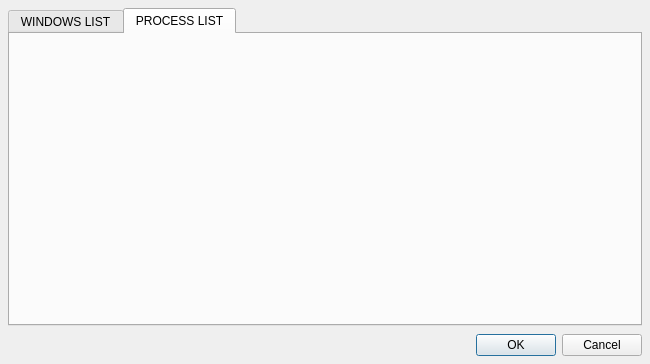
<?xml version="1.0" encoding="UTF-8"?>
<ui version="4.0">
 <class>TZeus_form</class>
 <widget class="QDialog" name="TZeus_form">
  <property name="geometry">
   <rect>
    <x>0</x>
    <y>0</y>
    <width>650</width>
    <height>364</height>
   </rect>
  </property>
  <property name="windowTitle">
   <string>Zeus</string>
  </property>
  <layout class="QVBoxLayout" name="verticalLayout">
   <property name="spacing">
    <number>8</number>
   </property>
   <property name="leftMargin">
    <number>8</number>
   </property>
   <property name="topMargin">
    <number>8</number>
   </property>
   <property name="rightMargin">
    <number>8</number>
   </property>
   <property name="bottomMargin">
    <number>8</number>
   </property>
   <item>
    <widget class="QTabWidget" name="tabWidget">
     <property name="tabShape">
      <enum>QTabWidget::Rounded</enum>
     </property>
     <property name="currentIndex">
      <number>1</number>
     </property>
     <widget class="QWidget" name="tab">
      <attribute name="title">
       <string>WINDOWS LIST</string>
      </attribute>
      <layout class="QVBoxLayout" name="verticalLayout_2">
       <property name="spacing">
        <number>4</number>
       </property>
       <property name="leftMargin">
        <number>8</number>
       </property>
       <property name="topMargin">
        <number>8</number>
       </property>
       <property name="rightMargin">
        <number>8</number>
       </property>
       <property name="bottomMargin">
        <number>8</number>
       </property>
       <item>
        <layout class="QHBoxLayout" name="horizontalLayout">
         <item>
          <widget class="QTableView" name="tableView"/>
         </item>
         <item>
          <widget class="QGraphicsView" name="graphicsView"/>
         </item>
        </layout>
       </item>
       <item>
        <layout class="QHBoxLayout" name="horizontalLayout_2">
         <property name="spacing">
          <number>4</number>
         </property>
         <property name="leftMargin">
          <number>0</number>
         </property>
         <property name="topMargin">
          <number>0</number>
         </property>
         <property name="rightMargin">
          <number>0</number>
         </property>
         <property name="bottomMargin">
          <number>0</number>
         </property>
         <item>
          <widget class="QToolButton" name="toolButton">
           <property name="minimumSize">
            <size>
             <width>24</width>
             <height>24</height>
            </size>
           </property>
           <property name="text">
            <string>...</string>
           </property>
          </widget>
         </item>
         <item>
          <widget class="QToolButton" name="toolButton_2">
           <property name="minimumSize">
            <size>
             <width>24</width>
             <height>24</height>
            </size>
           </property>
           <property name="text">
            <string>...</string>
           </property>
          </widget>
         </item>
         <item>
          <widget class="QToolButton" name="toolButton_3">
           <property name="minimumSize">
            <size>
             <width>24</width>
             <height>24</height>
            </size>
           </property>
           <property name="text">
            <string>...</string>
           </property>
          </widget>
         </item>
         <item>
          <widget class="QPushButton" name="pushButton_2">
           <property name="minimumSize">
            <size>
             <width>24</width>
             <height>24</height>
            </size>
           </property>
           <property name="text">
            <string>Kil</string>
           </property>
          </widget>
         </item>
        </layout>
       </item>
      </layout>
     </widget>
     <widget class="QWidget" name="tab_2">
      <attribute name="title">
       <string>PROCESS LIST</string>
      </attribute>
     </widget>
    </widget>
   </item>
   <item>
    <widget class="QDialogButtonBox" name="buttonBox">
     <property name="orientation">
      <enum>Qt::Horizontal</enum>
     </property>
     <property name="standardButtons">
      <set>QDialogButtonBox::Cancel|QDialogButtonBox::Ok</set>
     </property>
    </widget>
   </item>
  </layout>
 </widget>
 <resources/>
 <connections>
  <connection>
   <sender>buttonBox</sender>
   <signal>accepted()</signal>
   <receiver>TZeus_form</receiver>
   <slot>accept()</slot>
   <hints>
    <hint type="sourcelabel">
     <x>248</x>
     <y>254</y>
    </hint>
    <hint type="destinationlabel">
     <x>157</x>
     <y>274</y>
    </hint>
   </hints>
  </connection>
  <connection>
   <sender>buttonBox</sender>
   <signal>rejected()</signal>
   <receiver>TZeus_form</receiver>
   <slot>reject()</slot>
   <hints>
    <hint type="sourcelabel">
     <x>316</x>
     <y>260</y>
    </hint>
    <hint type="destinationlabel">
     <x>286</x>
     <y>274</y>
    </hint>
   </hints>
  </connection>
 </connections>
</ui>
